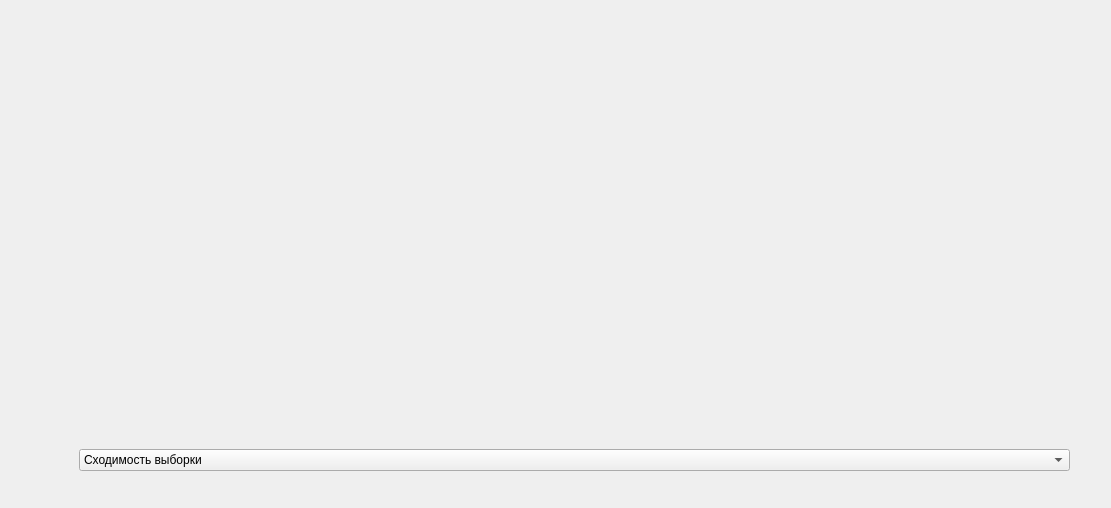
<?xml version="1.0" encoding="UTF-8"?>
<ui version="4.0">
 <class>AnalysisWindow</class>
 <widget class="QWidget" name="AnalysisWindow">
  <property name="geometry">
   <rect>
    <x>0</x>
    <y>0</y>
    <width>1111</width>
    <height>508</height>
   </rect>
  </property>
  <property name="windowTitle">
   <string>Analysis</string>
  </property>
  <property name="inputMethodHints">
   <set>Qt::InputMethodHint::ImhNone</set>
  </property>
  <widget class="QStackedWidget" name="stackedWidget">
   <property name="geometry">
    <rect>
     <x>59</x>
     <y>20</y>
     <width>1011</width>
     <height>451</height>
    </rect>
   </property>
   <property name="currentIndex">
    <number>1</number>
   </property>
   <widget class="QWidget" name="pageTableAnalysis">
    <widget class="QWidget" name="">
     <property name="geometry">
      <rect>
       <x>30</x>
       <y>20</y>
       <width>961</width>
       <height>431</height>
      </rect>
     </property>
     <layout class="QFormLayout" name="formLayout_2">
      <item row="0" column="0">
       <layout class="QFormLayout" name="formLayout">
        <item row="0" column="0">
         <widget class="QLabel" name="label">
          <property name="text">
           <string>Последние К</string>
          </property>
         </widget>
        </item>
        <item row="0" column="1">
         <widget class="QSpinBox" name="sbLastK"/>
        </item>
        <item row="1" column="0">
         <widget class="QLabel" name="label_2">
          <property name="text">
           <string>Средняя S</string>
          </property>
         </widget>
        </item>
        <item row="2" column="0">
         <widget class="QLabel" name="label_3">
          <property name="text">
           <string>Стандартное отклонение</string>
          </property>
         </widget>
        </item>
        <item row="3" column="0">
         <widget class="QLabel" name="label_4">
          <property name="text">
           <string>Минимальная S</string>
          </property>
         </widget>
        </item>
        <item row="4" column="0">
         <widget class="QLabel" name="label_5">
          <property name="text">
           <string>Максимальная S</string>
          </property>
         </widget>
        </item>
        <item row="1" column="1">
         <widget class="QLabel" name="avgS">
          <property name="text">
           <string/>
          </property>
         </widget>
        </item>
        <item row="2" column="1">
         <widget class="QLabel" name="stdS">
          <property name="text">
           <string/>
          </property>
         </widget>
        </item>
        <item row="3" column="1">
         <widget class="QLabel" name="minS">
          <property name="text">
           <string/>
          </property>
         </widget>
        </item>
        <item row="4" column="1">
         <widget class="QLabel" name="maxS">
          <property name="text">
           <string/>
          </property>
         </widget>
        </item>
       </layout>
      </item>
      <item row="0" column="1">
       <widget class="QTableView" name="experimentTable"/>
      </item>
     </layout>
    </widget>
   </widget>
   <widget class="QWidget" name="pageCharts">
    <widget class="QWidget" name="">
     <property name="geometry">
      <rect>
       <x>20</x>
       <y>20</y>
       <width>991</width>
       <height>431</height>
      </rect>
     </property>
     <layout class="QVBoxLayout" name="verticalLayout">
      <item>
       <widget class="QCustomPlot" name="customPlot" native="true"/>
      </item>
      <item>
       <widget class="QComboBox" name="cbChartType">
        <item>
         <property name="text">
          <string>Сходимость выборки</string>
         </property>
        </item>
        <item>
         <property name="text">
          <string>Зависимость от радиуса</string>
         </property>
        </item>
        <item>
         <property name="text">
          <string>Погрешность выборки</string>
         </property>
        </item>
       </widget>
      </item>
     </layout>
    </widget>
   </widget>
  </widget>
 </widget>
 <customwidgets>
  <customwidget>
   <class>QCustomPlot</class>
   <extends>QWidget</extends>
   <header>qcustomplot.h</header>
   <container>1</container>
  </customwidget>
 </customwidgets>
 <resources/>
 <connections/>
</ui>
